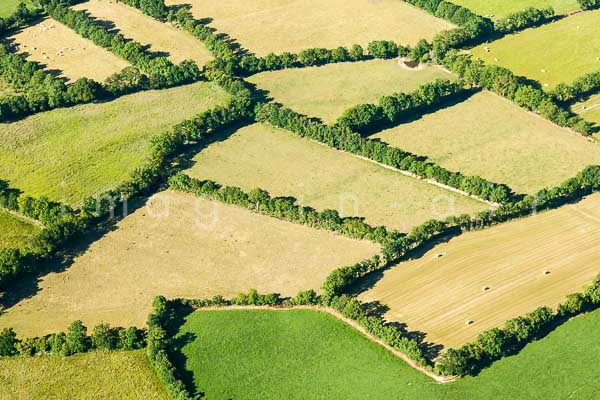
//> input picture feteScience/imgRec/Aprement.jpg, 600 x 400 px
$ ./test4 Aprement.jpg   (built with g++ and OpenCV 4)
//> lines starting //> are read from the running program, lines starting //| are printed output that depends on the picture; after the words box and inside, x2 and y2 are one past the last pixel; in counts of white or black regions, pixels touching at a corner belong together
#include <opencv2/core/core.hpp>
#include <opencv2/highgui/highgui.hpp>
#include <opencv2/imgproc/imgproc.hpp>
#include <iostream>
#include <stdio.h>
#include <stdlib.h>

using namespace cv;
using namespace std;

void drawStuff(int, void*);
void showInputWindow();
void showCannyWindow();
void showContourWindow();

int lowThreshold;
int const max_lowThreshold = 100;
const char* window_name = "Edge Map";

int thresh = 40;
int max_thresh = 120;
Mat img_rgb,img_gray,img_bw,canny_output,drawing;

int main(int argc, char *argv[]){
    img_rgb  = imread(argv[1]);
//> img_rgb is the input picture: 400 rows x 600 cols, CV_8UC3; mean B, G, R 91.9, 165.9, 162.7
    blur( img_rgb, img_rgb, Size(3,3) );
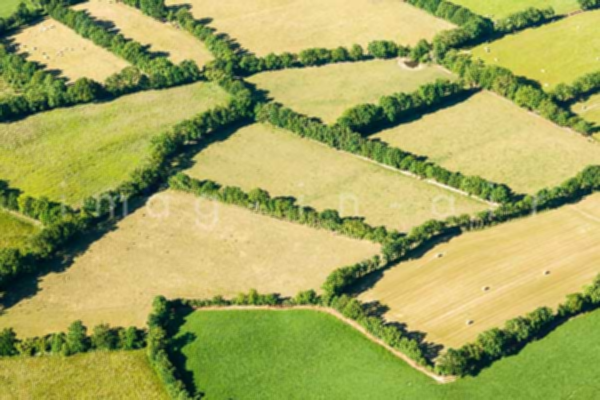
//> img_rgb: 400 rows x 600 cols, CV_8UC3; mean B, G, R 91.9, 165.9, 162.7
    namedWindow( window_name, WINDOW_AUTOSIZE );
    cv::createTrackbar( "Min Threshold:", window_name, &lowThreshold, max_lowThreshold, drawStuff );

    drawStuff(0,0);
    cv::waitKey(0);
}

void drawStuff(int, void*){
    vector<vector<Point> > contours;
    vector<Vec4i> hierarchy;

    Canny( img_rgb, canny_output, lowThreshold, lowThreshold*2, 3 );
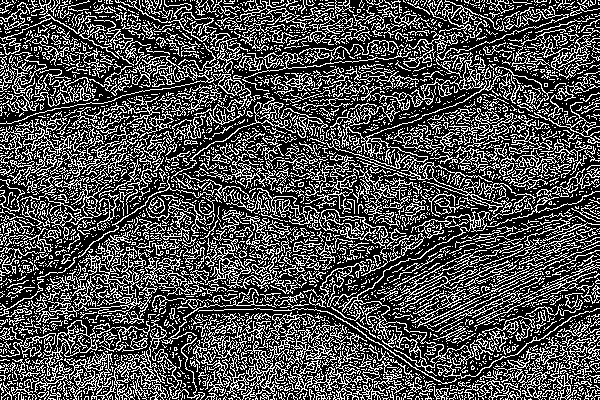
//> canny_output: 400 rows x 600 cols, CV_8UC1; 30.9% white in thin lines or dots
    cv::dilate(canny_output, canny_output, cv::Mat(), cv::Point(-1,-1));
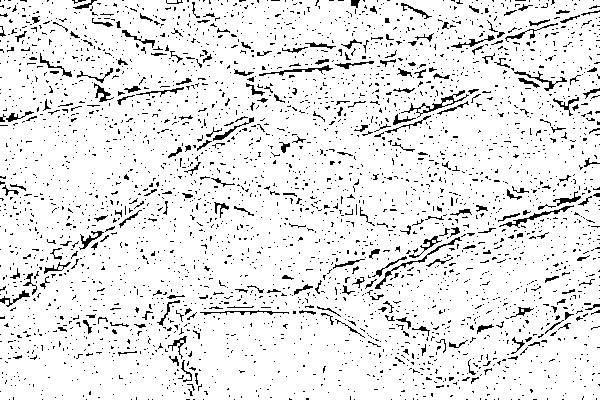
//> canny_output: 400 rows x 600 cols, CV_8UC1; 91.2% white; black in thin lines or dots
    showCannyWindow();

    findContours( canny_output, contours, hierarchy, CV_RETR_TREE, CV_CHAIN_APPROX_SIMPLE, Point(0, 0) );
//> contours = 3710 contours, 3363 with area under 20; largest, box (x1, y1, x2, y2) and area: (0, 0, 600, 400) 237766, (498, 204, 575, 228) 308, (258, 64, 334, 77) 263, (199, 309, 290, 316) 238, (513, 70, 556, 92) 196
    drawing = Mat::zeros( canny_output.size(), CV_8UC3 );

    vector<Point> approxShape;
    for(size_t i = 0; i < contours.size(); i++){
	    if (hierarchy[i][2]<0){
		approxPolyDP(contours[i], approxShape, arcLength(Mat(contours[i]), true)*0.04, true);
	//	drawContours(drawing, contours, i, Scalar(0, 255, 0, CV_FILLED));
	    }
	    else{
        	approxPolyDP(contours[i], approxShape, arcLength(Mat(contours[i]), true)*0.04, true);
        	drawContours(drawing, contours, i, Scalar((i+1)*10%255, (i+1)*10%255, (i+1)*10%255), CV_FILLED);   // fill one gray per contour
	}
    }
//> this loop made 3710 passes
//> approxShape on passes 1, 2, 5, 17, 22, 37, 65, 66, 75, 92, 93: 4 Points (x, y): [178, 0], [178, 1], [180, 1], [180, 0], 4 Points (x, y): [1, 0], [0, 399], [599, 399], [599, 0], 4 Points (x, y): [54, 397], [55, 396], [56, 397], [55, 398], 4 Points (x, y): [61, 395], [62, 394], [63, 395], [62, 396], 4 Points (x, y): [40, 394], [41, 393], [42, 394], [41, 395], 4 Points (x, y): [41, 390], [42, 389], [43, 390], [42, 391], 4 Points (x, y): [14, 385], [15, 384], [16, 385], [15, 386], 4 Points (x, y): [10, 385], [11, 384], [12, 385], [11, 386], 4 Points (x, y): [28, 384], [29, 383], [30, 384], [29, 385], 4 Points (x, y): [71, 380], [72, 379], [73, 380], [72, 381], 4 Points (x, y): [18, 380], [19, 379], [20, 380], [19, 381]
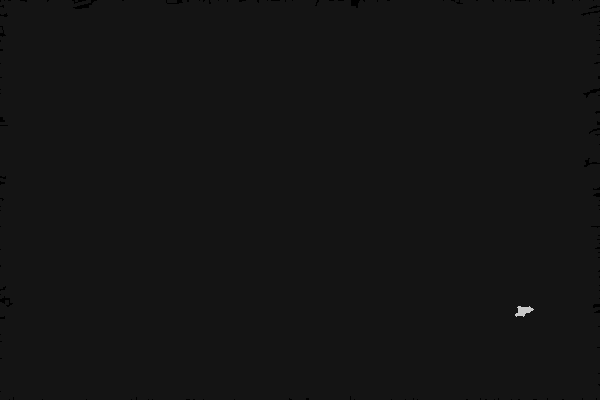
//> drawing: 400 rows x 600 cols, CV_8UC3; min 0, max 200, mean 20
//> after the loop, approxShape = 6 Points (x, y): [51, 2], [52, 1], [53, 2], [53, 3], [52, 4], [51, 3]
    //cv::fastNlMeansDenoising(img_rgb,contours,3,7,21);

    showContourWindow();
}

void showInputWindow(){
    cv::namedWindow("InputImage");
    cv::imshow("InputImage",img_rgb);
}

void showCannyWindow(){
    cv::namedWindow("Canny");
    cv::imshow("Canny",canny_output);
}
void showContourWindow(){
    cv::namedWindow("Fill");
    cv::imshow("Fill",drawing);
}

$ run again, on feteScience/imgRec/agriculture.jpg
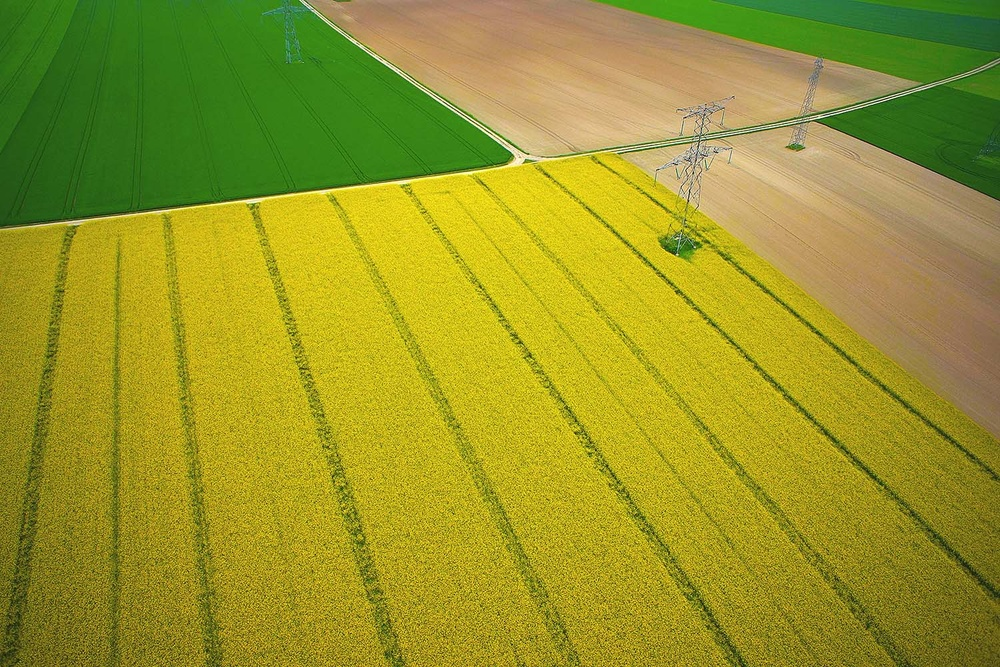
//> input picture feteScience/imgRec/agriculture.jpg, 1000 x 667 px, shrunk from 1500 x 1000 before the run
//> img_rgb is the input picture: 667 rows x 1000 cols, CV_8UC3; mean B, G, R 39.9, 150, 151.4
//> in drawStuff, `Canny( img_rgb, canny_output, lowThreshold, lowThreshold*2, 3 );`:
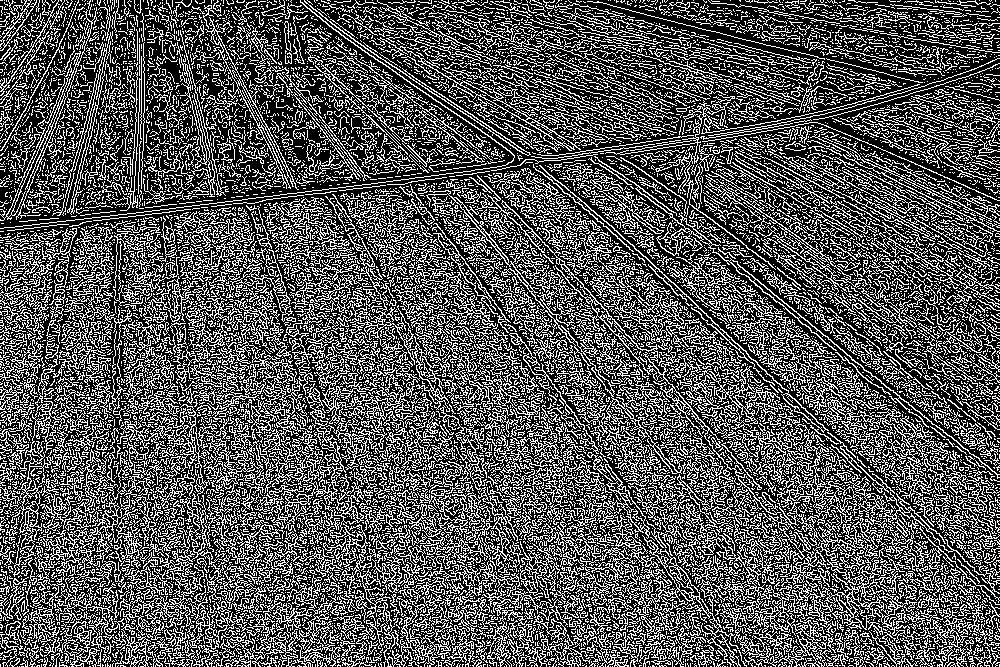
//> canny_output: 667 rows x 1000 cols, CV_8UC1; 33.7% white in thin lines or dots
//> contours = 8126 contours, 7695 with area under 20; largest, box (x1, y1, x2, y2) and area: (0, 0, 1000, 667) 663282, (611, 7, 814, 60) 806, (698, 24, 762, 43) 276, (268, 100, 297, 126) 244, (763, 39, 823, 58) 230
//> the loop in drawStuff, `for(size_t i = 0; i < contours.size(); i++)` made 8126 passes
//> approxShape on passes 2, 3, 14, 25, 26, 52, 70: 4 Points (x, y): [729, 0], [729, 1], [731, 1], [731, 0], 4 Points (x, y): [0, 0], [0, 666], [999, 666], [996, 0], 4 Points (x, y): [67, 664], [68, 663], [69, 664], [68, 665], 4 Points (x, y): [76, 663], [77, 662], [78, 663], [77, 664], 4 Points (x, y): [47, 663], [48, 662], [49, 663], [48, 664], 4 Points (x, y): [57, 660], [58, 659], [59, 660], [58, 661], 4 Points (x, y): [39, 657], [40, 656], [41, 657], [40, 658]
//> after the loop in drawStuff, `for(size_t i = 0; i < contours.size(); i++)`:
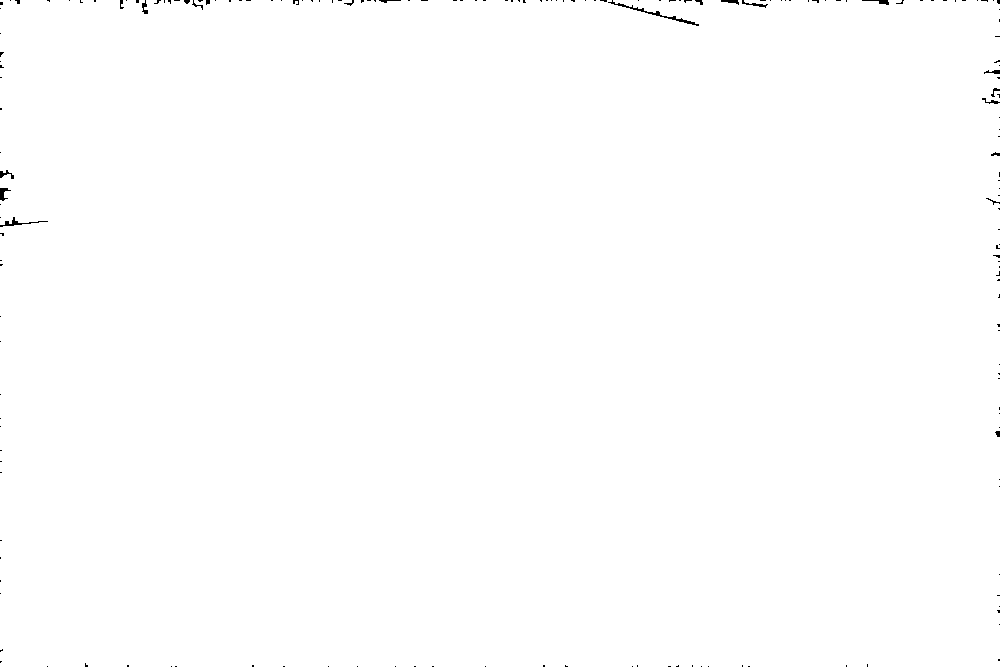
//> drawing: 667 rows x 1000 cols, CV_8UC3; values 0 (black) and 30 (white), 99.8% white; black in thin lines or dots
//> after the loop in drawStuff, `for(size_t i = 0; i < contours.size(); i++)`: approxShape = 4 Points (x, y): [49, 2], [50, 1], [51, 2], [50, 3]

$ run again, on feteScience/imgRec/batiment.png
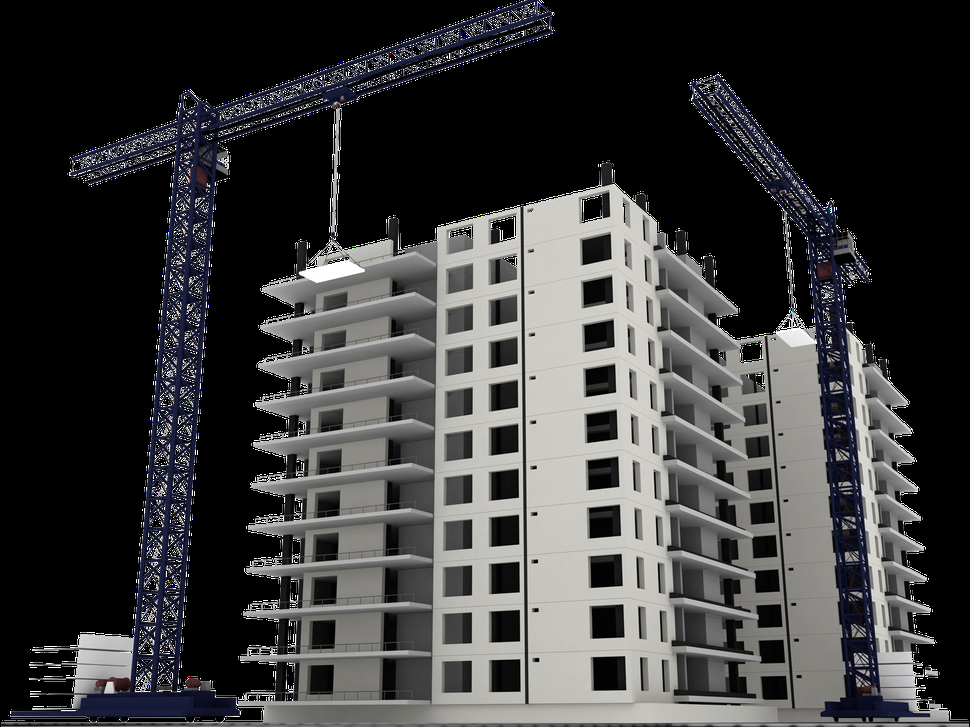
//> input picture feteScience/imgRec/batiment.png, 970 x 727 px, shrunk from 1600 x 1200 before the run
//> img_rgb is the input picture: 727 rows x 970 cols, CV_8UC3; mean B, G, R 59.3, 58.7, 59
//> in drawStuff, `cv::dilate(canny_output, canny_output, cv::Mat(), cv::Point(-1,-1));`:
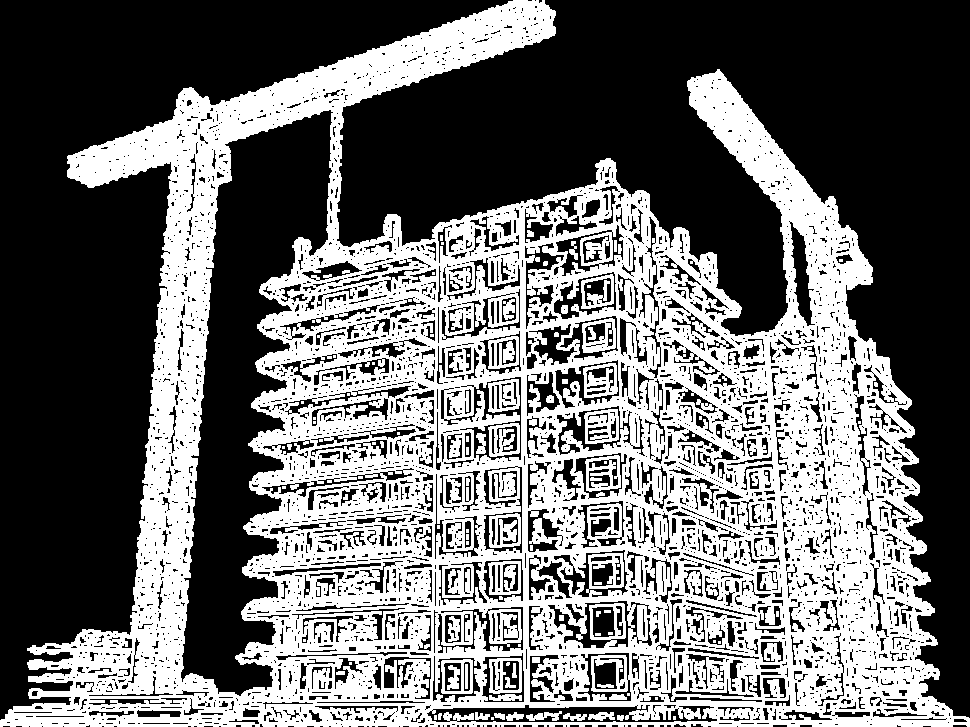
//> canny_output: 727 rows x 970 cols, CV_8UC1; 42.2% white; 109 white regions (54 under 20 px)
//> contours = 4208 contours, 3096 with area under 20; largest, box (x1, y1, x2, y2) and area: (0, 0, 970, 727) 429072, (180, 109, 334, 697) 43643, (426, 704, 718, 723) 3618, (443, 376, 522, 462) 3390, (556, 405, 633, 456) 2258
//> the loop in drawStuff, `for(size_t i = 0; i < contours.size(); i++)` made 4208 passes
//> approxShape on passes 1, 12, 13, 14, 18, 19, 27: 4 Points (x, y): [856, 233], [183, 88], [0, 726], [969, 726], 2 Points (x, y): [756, 723], [769, 723], 2 Points (x, y): [740, 723], [754, 723], 2 Points (x, y): [718, 723], [732, 723], 2 Points (x, y): [172, 723], [188, 723], 2 Points (x, y): [142, 723], [170, 723], 4 Points (x, y): [40, 723], [41, 722], [42, 723], [41, 724]
//> after the loop in drawStuff, `for(size_t i = 0; i < contours.size(); i++)`:
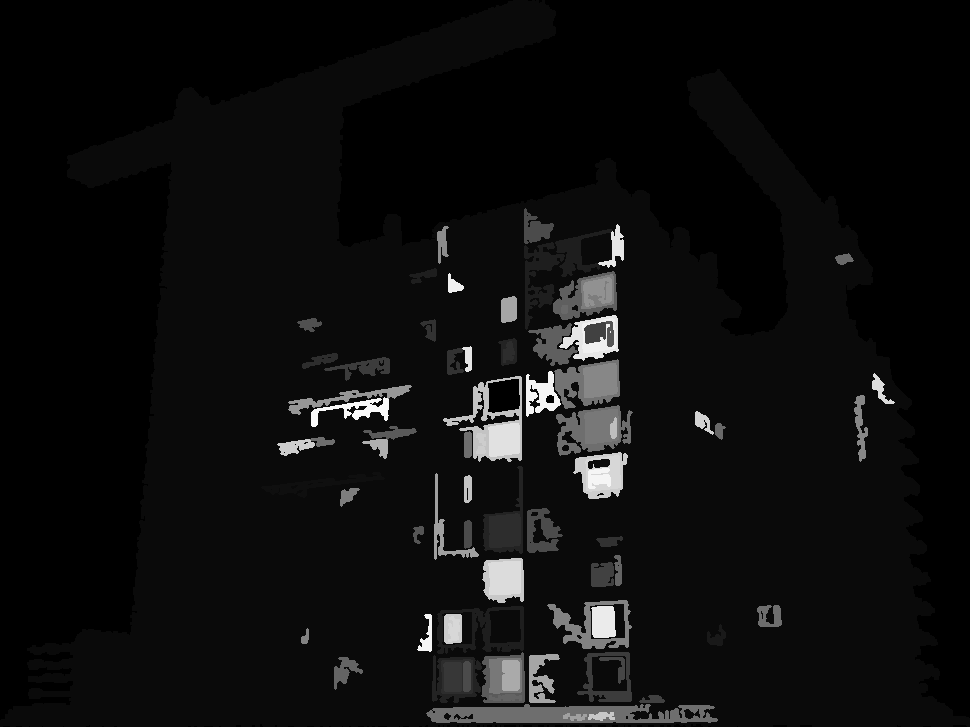
//> drawing: 727 rows x 970 cols, CV_8UC3; min 0, max 250, mean 13.9
//> after the loop in drawStuff, `for(size_t i = 0; i < contours.size(); i++)`: approxShape = 8 Points (x, y): [534, 6], [535, 5], [536, 5], [537, 6], [537, 7], [536, 8], [535, 8], [534, 7]
